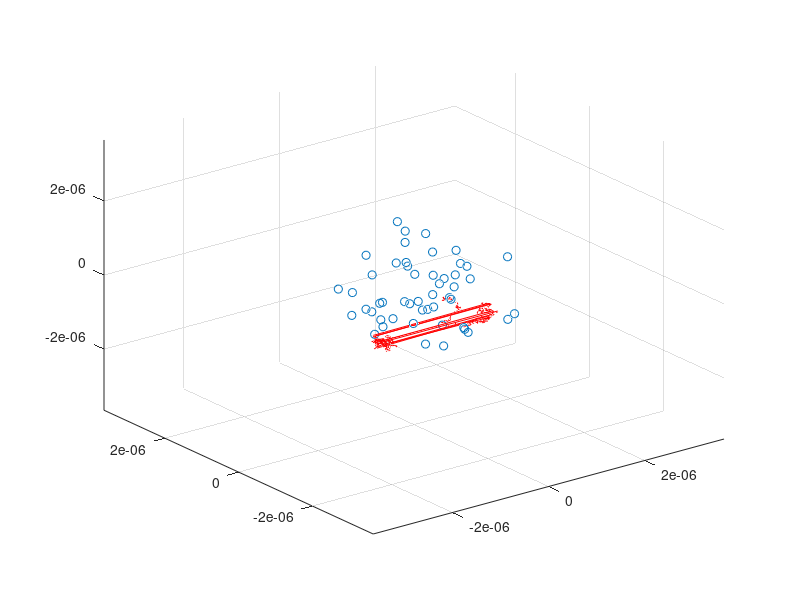

MATLAB code to generate this figure:
clc
clear

% Physical parameters
diffusion = 4.24*10^(-10); % 3*10^(-9); % m^2/s
B_eq = 0.16; % T
volume_fraction = 3.14*10^(-6); 
echo_time2 = 1*10^(-3); % s

% Simulation parameters
nAggregate = 50; % per cube
nCube = 3*3*3;
nFerritinPA = 1; % per aggregate
nFerritin = nFerritinPA * nAggregate; % per cube
nProton = 1000;
time_step = 1*10^(-6); % s
N = 500; % echo_time2/time_step;
nGrid = 200;

% Calculated parameters
radius_ferritin = 6*10^(-9); % m
volume_ferritin = (4/3) * pi * (radius_ferritin)^3; % m^3
volume_cube = volume_ferritin * nFerritin / volume_fraction; % m^3
length_cube = nthroot(volume_cube,3); % m
rmsDisplacement = sqrt(6*diffusion*time_step);

% Aggregate parameters
radius_aggregate = radius_ferritin;

% Aggregate distribution
position_aggregate_cube = (rand(nAggregate,3)-1/2).* (length_cube-2*radius_aggregate);
position_ferritin = position_aggregate_cube;
cubes = zeros(3,3,3,3);
cubes(1,:,:,1) = 1; cubes(3,:,:,1) = -1;
cubes(:,1,:,2) = 1; cubes(:,3,:,2) = -1;
cubes(:,:,1,3) = 1; cubes(:,:,3,3) = -1;


scatter3(position_ferritin(:,1),position_ferritin(:,2),position_ferritin(:,3),'b.');
axis([-length_cube*3/2 length_cube*3/2 -length_cube*3/2 length_cube*3/2 -length_cube*3/2 length_cube*3/2]);

% Random proton intial position
position_proton = zeros(3,N+1);
distance_ferritin = zeros(nFerritin,N+1);
while distance_ferritin(:,1) < radius_ferritin % not penetrating
    position_proton(:,1) = (rand(3,1)-1/2).* length_cube;
    distance_ferritin(:,1) = sqrt((position_proton(1,1) - position_ferritin(:,1)).^2+...
            (position_proton(2,1) - position_ferritin(:,2)).^2+...
            (position_proton(3,1) - position_ferritin(:,3)).^2);
end

% Random Walk
random_step = zeros(3,N);

for n = 2:N+1
    while distance_ferritin(:,n) < radius_ferritin % not penetrating
        theta = rand * 2 * pi;
        phi = rand * pi;
        r = rmsDisplacement;
        random_step(1,n-1) = r.*sin(theta).*cos(phi);
        random_step(2,n-1) = r.*sin(theta).*sin(phi);
        random_step(3,n-1) = r.*cos(theta);
        position_proton(:,n) = position_proton(:,n-1) + random_step(:,n-1);
        
        % Periodic Boundary Conditions
        if position_proton(1,n) < - length_cube / 2
            position_proton(1,n) = position_proton(1,n) + length_cube;
        elseif position_proton(1,n) >  length_cube / 2
            position_proton(1,n) = position_proton(1,n) - length_cube;
        end
        
        if position_proton(2,n) < - length_cube / 2
            position_proton(2,n) = position_proton(2,n) + length_cube;
        elseif position_proton(2,n) >  length_cube / 2
            position_proton(2,n) = position_proton(2,n) - length_cube;
        end
        
        if position_proton(3,n) < - length_cube / 2
            position_proton(3,n) = position_proton(3,n) + length_cube;
        elseif position_proton(3,n) >  length_cube / 2
            position_proton(3,n) = position_proton(3,n) - length_cube;
        end
        
        distance_ferritin(:,n) = sqrt((position_proton(1,n)-position_ferritin(:,1)).^2+...
                (position_proton(2,n)-position_ferritin(:,2)).^2+...
                (position_proton(3,n)-position_ferritin(:,3)).^2);
    end
end

hold on
plot3(position_proton(1,:),position_proton(2,:),position_proton(3,:),'r-')
hold off

% Calculate grid magnetic field
% grid_magfield = grid_magnetic(nGrid, B_eq, radius_ferritin, length_cube, position_ferritin);